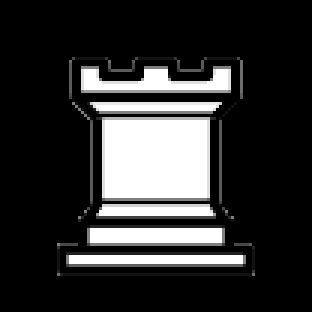
#> input picture images/figures/w_rook_b.png, 104 x 104 px (shown 3 times larger)
$ python x.py
#> lines starting #> are read from the running program, lines starting #| are printed output that depends on the picture
import cv2

def match_images(image1_path, image2_path):
    # Загружаем изображения
#> called with image1_path = './images/figures/w_rook_b.png', image2_path = './images/figures/w_rook_w.png'
    img1 = cv2.imread(image1_path, cv2.IMREAD_GRAYSCALE)
#> img1 is the input picture: shape (104, 104); min 0, max 255, mean 48.5
    img2 = cv2.imread(image2_path, cv2.IMREAD_GRAYSCALE)
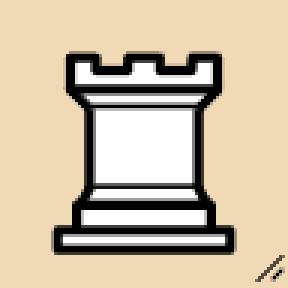
#> input picture images/figures/w_rook_w.png, 96 x 96 px (shown 3 times larger)
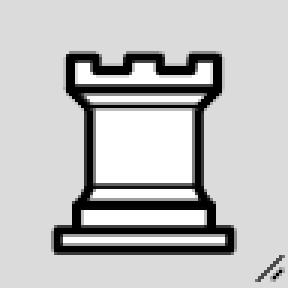
#> img2: shape (96, 96) (shown 3 times larger); min 0, max 255, mean 192.7

    # Создаем объект ORB
    orb = cv2.ORB_create()

    # Находим ключевые точки и дескрипторы для каждого изображения
    kp1, des1 = orb.detectAndCompute(img1, None)
#> kp1 = 6 keypoints; (x, y, size): (34, 64, 31), (69, 64, 31), (71, 35, 31), (69, 41, 31), (31, 34, 31), (34, 41, 31)
    kp2, des2 = orb.detectAndCompute(img2, None)
#> kp2 = 4 keypoints; (x, y, size): (63, 59, 31), (32, 59, 31), (32, 38, 31), (63, 38, 31)

    # Создаем объект Matcher
    bf = cv2.BFMatcher(cv2.NORM_HAMMING, crossCheck=True)

    # Находим соответствия между ключевыми точками двух изображений
    matches = bf.match(des1, des2)
#> matches = 2 matches

    # Сортируем соответствия по расстоянию между дескрипторами
    matches = sorted(matches, key=lambda x: x.distance)

    # Проверяем, есть ли хотя бы 6 соответствий
    if len(matches) >= 4:
        return True
    else:
        return False


# Загружаем изображения
img1 = './images/figures/w_rook_b.png'
img2 = './images/figures/w_rook_w.png'

print(match_images(img1, img2))
